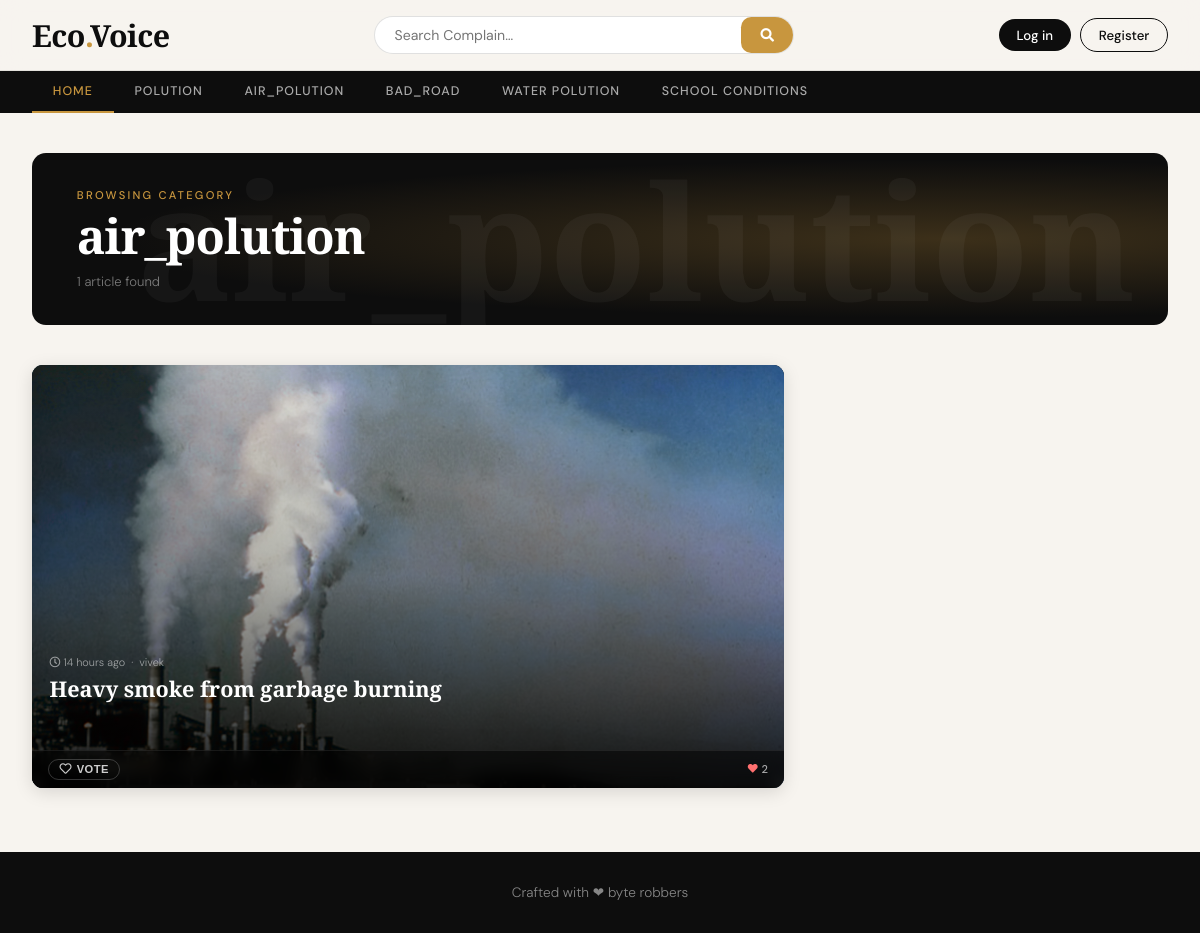
Page /category/8/ on the committed database.
### complains/models.py (models this page shows, shortened)
class Category(models.Model):
    Category_name = models.CharField(max_length=50 , unique=True)
    created_at = models.DateTimeField(auto_now_add=True)
    updated_at = models.DateTimeField(auto_now=True)
    class Meta:
        verbose_name_plural = 'categories'
    def __str__(self):
        return self.Category_name

class Complain(models.Model):
    title= models.CharField(max_length=100)
    slug = models.SlugField(max_length=150, unique=True, blank=True)
    category=models.ForeignKey(Category,on_delete=models.CASCADE)
    author = models.ForeignKey(User,on_delete=models.CASCADE ,related_name="complaints_authored" )
    featured_image=models.ImageField(upload_to='uploads/%Y/%m/%d')
    short_description = models.TextField(max_length=2000)
    complain_body= models.TextField(max_length=2000)
    complain_status= models.CharField(max_length=20,choices=STATUS_CHOICES, default="Undone")
    is_featured= models.BooleanField(default=True)
    created_at = models.DateTimeField(auto_now_add=True)
    updated_at = models.DateTimeField(auto_now=True)
    liked = models.ManyToManyField( User , default=None , blank=True ,related_name="liked_complaints")

### complains/views.py (the view)
# urls.py: path('<int:category_id>/', views.posts_by_category, name='posts_by_category'),
def posts_by_category(request , category_id):
    posts= Complain.objects.filter(complain_status='Undone',category=category_id)
    try:
        category=Category.objects.get(pk=category_id)
    except:
        return redirect('home')
    context = {
        'posts':posts,
        'category':category,
    }
    return render(request , 'posts_by_category.html', context)

### complains/context_processors.py (called while the page is built)
def get_categories(request):
    categories = Category.objects.all()
    return dict(categories=categories)

### templates/posts_by_category.html (shortened to what this page needs)
{% extends 'base.html' %}
{% load static %}
{% block content %}
<div class="cat-hero">
    <p class="cat-hero-label">Browsing category</p>
    <h1 class="cat-hero-title">{{ category }}</h1>
    <p class="cat-hero-count">
        {% if posts %}{{ posts|length }} article{{ posts|length|pluralize }} found{% endif %}
    </p>
    <span class="cat-hero-bg-text">{{ category }}</span>
</div>
<div class="posts-grid">
    {% if posts %}
        {% for post in posts %}
        <div class="post-card-wrap">
            <a class="post-card" href="{% url 'blogs' post.slug %}" data-index="{{ forloop.counter0 }}">
                <div class="card-bg"
                     {% if post.featured_image %}style="background-image: url('{{ post.featured_image.url }}')"{% endif %}>
                </div>
                <div class="card-overlay"></div>
                <div class="card-body">
                    <p class="card-meta">
                        <i class="far fa-clock"></i> {{ post.created_at|timesince }} ago &nbsp;·&nbsp; {{ post.author }}
                    </p>
                    <h3 class="card-title">{{ post.title }}</h3>
                </div>
                <div class="card-like-bar">
                    <form action="{% url 'complains:like_post' %}" method="POST">
                        {% if user not in post.liked.all %}
                            <button class="like-btn vote" type="submit">
                                <i class="far fa-heart"></i> Vote
                            </button>
                        {% else %}
                            <button class="like-btn rethink" type="submit">
                                <i class="fas fa-heart"></i> Thanks
                            </button>
                        {% endif %}
                    </form>
                    <span class="like-count">
                        <i class="fas fa-heart"></i> {{ post.liked.all.count }}
                    </span>
                </div>
            </a>
        </div>
        {% endfor %}
    {% endif %}
</div>
{% endblock %}

### templates/base.html (shortened to what this page needs)
{% load static %}
<!DOCTYPE html>
<html lang="en">
<head>
    <link rel="stylesheet" href="https://cdnjs.cloudflare.com/ajax/libs/font-awesome/5.15.4/css/all.min.css">
    <link href="{% static 'css/blog.css' %}" rel="stylesheet">
</head>
<body>
    <header class="site-header">
        <div class="header-inner">
            <a class="site-logo" href="/">Eco<span>.</span>Voice</a>
            <div class="search-wrap">
                <form action="{% url 'search' %}" method="GET">
                    <input name="keyword" value="{{keyword}}" type="text" placeholder="Search Complain…" />
                    <button type="submit"><i class="fas fa-search"></i></button>
                </form>
            </div>
            <div class="header-auth">
                {% if not user.is_authenticated %}
                    <a class="btn-auth login" href="{% url 'login' %}">Log in</a>
                    <a class="btn-auth register" href="{% url 'register' %}">Register</a>
                {% else %}
                    <a class="btn-auth dash" href="{% url 'dashboard' %}"><i class="fas fa-th-large"></i> complain-Dashboard</a>
                    <a class="btn-auth out" href="{% url 'logout' %}">Log out</a>
                {% endif %}
            </div>
        </div>
    </header>
    <nav class="cat-nav">
        <div class="cat-nav-inner">
            <a href="{% url 'home' %}">Home</a>
            {% for cat in categories %}
            <a href="{% url 'complains:posts_by_category' cat.id %}">{{ cat.Category_name }}</a>
            {% endfor %}
        </div>
    </nav>
    <main class="site-main">
        {% block content %}
        {% endblock %}
    </main>
    <footer class="site-footer">
        <p>Crafted with &#10084 byte robbers </p>
    </footer>
</body>
</html>

### hackathon_main/static/css/blog.css (style rules this page uses)
h1, h2, h3, h4, h5, h6 { font-family: "Playfair Display", Georgia, "Times New Roman", serif; }
button { --button_radius: 0.75em; --button_color: #e8e8e8; --button_outline_color: #000000; font-size: 17px; font-weight: bold; border: none; cursor: pointer; border-radius: var(--button_radius); background: var(--button_outline_color); }

### templates/base.html (style rules this page uses)
:root { --ink: #0d0d0d; --paper: #f7f4ef; --accent: #c8963e; --accent2: #2d5a6e; --muted: #888; --card-radius: 12px; }
* { margin: 0; padding: 0; box-sizing: border-box; }
body { background: var(--paper); color: var(--ink); font-family: 'DM Sans', sans-serif; font-weight: 300; min-height: 100vh; }
.site-header { position: sticky; top: 0; z-index: 100; background: rgba(247,244,239,0.92); backdrop-filter: blur(12px); -webkit-backdrop-filter: blur(12px); border-bottom: 1px solid rgba(0,0,0,0.08); }
.header-inner { max-width: 1280px; margin: 0 auto; padding: 0 2rem; height: 70px; display: flex; align-items: center; gap: 2rem; }
.site-logo { font-family: 'Cormorant Garamond', serif; font-size: 1.9rem; font-weight: 700; color: var(--ink); text-decoration: none; letter-spacing: -0.5px; white-space: nowrap; flex-shrink: 0; }
.site-logo span { color: var(--accent); }
.search-wrap { flex: 1; max-width: 420px; margin: 0 auto; }
.search-wrap form { display: flex; background: #fff; border: 1.5px solid rgba(0,0,0,0.12); border-radius: 50px; overflow: hidden; transition: border-color 0.2s; }
.search-wrap input { flex: 1; border: none; outline: none; padding: 0.55rem 1.2rem; background: transparent; font-family: 'DM Sans', sans-serif; font-size: 0.88rem; color: var(--ink); }
.search-wrap button { border: none; background: var(--accent); color: #fff; padding: 0 1.2rem; cursor: pointer; font-size: 0.85rem; font-family: 'DM Sans', sans-serif; transition: background 0.2s; }
.header-auth { display: flex; gap: 0.6rem; align-items: center; flex-shrink: 0; }
.btn-auth { display: inline-block; padding: 0.45rem 1.1rem; border-radius: 50px; font-family: 'DM Sans', sans-serif; font-size: 0.83rem; font-weight: 500; text-decoration: none; transition: all 0.2s; }
.btn-auth.login { background: var(--ink); color: #fff; }
.btn-auth.register { border: 1.5px solid var(--ink); color: var(--ink); }
.cat-nav { background: var(--ink); overflow-x: auto; scrollbar-width: none; }
.cat-nav-inner { max-width: 1280px; margin: 0 auto; padding: 0 2rem; display: flex; gap: 0; }
.cat-nav a { display: inline-block; padding: 0.75rem 1.3rem; color: rgba(255,255,255,0.65); text-decoration: none; font-size: 0.78rem; font-weight: 500; letter-spacing: 0.08em; text-transform: uppercase; white-space: nowrap; transition: all 0.2s; border-bottom: 2px solid transparent; }
.cat-nav a:first-child { color: var(--accent); border-bottom-color: var(--accent); }
.site-main { max-width: 1280px; margin: 0 auto; padding: 2.5rem 2rem 4rem; }
.site-footer { background: var(--ink); color: rgba(255,255,255,0.5); text-align: center; padding: 2rem; font-size: 0.85rem; }

### rows in the picture
Category: Category_name "POLUTION"
Category: Category_name "AIR_POLUTION", Category_name "air_polution"
Category: Category_name "BAD_ROAD"
Category: Category_name "WATER POLUTION"
Category: Category_name "SCHOOL CONDITIONS"
Complain: featured_image (picture), created_at "14 hours", author "vivek", title "Heavy smoke from garbage burning", shows "VOTE", liked.all.count "2"

### other values in the picture
{{ posts|length }} "1"
